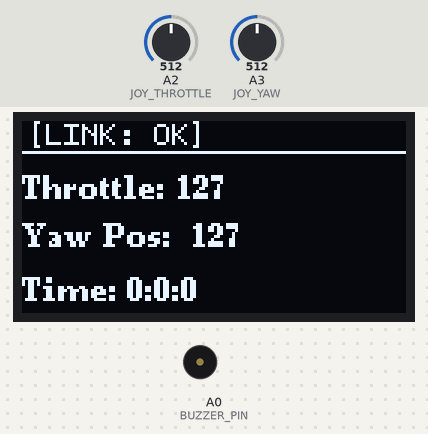
The sketch below on a simulated Arduino Uno, built with avr-gcc and run on an emulated ATmega328P. On the bench: 128×64 one-colour display, buzzer (waves = sounding, pin HIGH). Inputs (shaded band) come from the test bench; at power-on: A2 (JOY_THROTTLE) = 512, A3 (JOY_YAW) = 512. No radio packets arrive unless stated; what the sketch prints to the serial monitor is not drawn.

Above: at 1.3 s.
1.4 s: A2 (JOY_THROTTLE) set to 716
At 3.4 s:
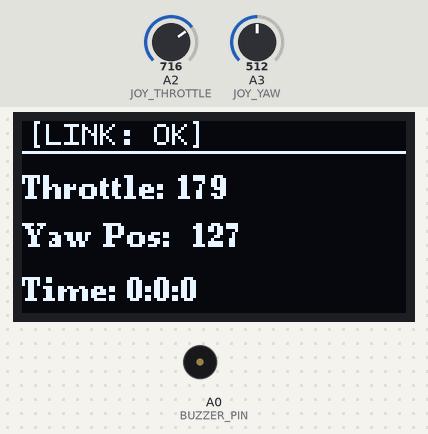
At 5.1 s:
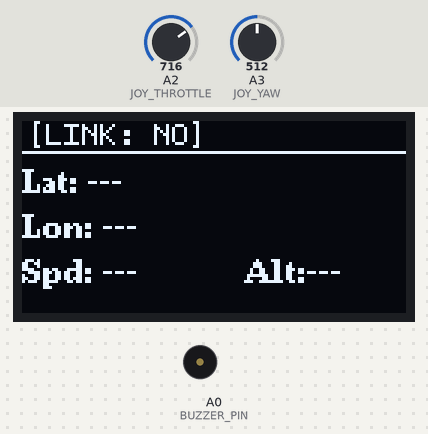
Timing chart, 0 to 6.6 s (numbered marks = the images above; inputs shaded):
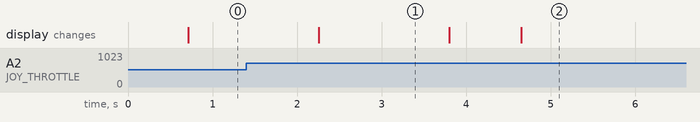

Measured:
- what the display in image 1 shows lasts 1.5 s, from 2.3 s to 3.8 s

The sketch:

telmitry_recever.ino
```cpp
#include <SPI.h>
#include <nRF24L01.h>
#include <RF24.h>
#include <U8g2lib.h>

// ========== إعدادات الشاشة ==========
U8G2_SSD1309_128X64_NONAME0_1_4W_SW_SPI u8g2(U8G2_R0, 2, 3, 4, 5, 6);

// ========== إعدادات NRF24 ==========
RF24 radio(9, 10);  // CE, CSN
const uint64_t pipeIn = 0xF0F0F0F0A1LL;

// تعريف الهياكل المطابقة للمرسل
struct __attribute__((packed)) GpsData {
  uint8_t packetId;
  float latitude;
  float longitude;
  float speed;
  float altitude;
  float course;
  uint8_t gpsHour;
  uint8_t gpsMinute;
  uint8_t gpsSecond;
  uint16_t gpsYear;
  uint8_t gpsMonth;
  uint8_t gpsDay;
  bool fixValid;
};

struct __attribute__((packed)) RadiationData {
  uint8_t packetId;
  unsigned long cpm;
  float uSv;
};

struct __attribute__((packed)) GasData {
  uint8_t packetId;
  float temperature;
  float pressure;
  float humidity;
  float pollutionLevel;
  float gasResistance;
};

// متغيرات تخزين القيم لعرضها على الشاشة
GpsData currentGps;
RadiationData currentRad;
GasData currentGas;

// ========== أطراف الجويستيك والإنذار ==========
#define JOY_THROTTLE A2
#define JOY_YAW      A3
#define BUZZER_PIN   A0

const unsigned long RADIATION_THRESHOLD = 100;

unsigned long lastDisplayUpdate = 0;
unsigned long lastReceiveTime = 0;
bool connected = false;

int localThrottle = 0;
int localYaw = 0;

void setup() {
  Serial.begin(9600);
  u8g2.begin();

  pinMode(BUZZER_PIN, OUTPUT);
  digitalWrite(BUZZER_PIN, LOW);

  radio.begin();
  radio.setChannel(108);
  radio.setDataRate(RF24_250KBPS);
  radio.setPALevel(RF24_PA_MAX);
  radio.openReadingPipe(1, pipeIn);
  radio.startListening();

  Serial.println("Receiver 3-Stage Ready!");
}

void drawRadiationWarningIcon(int x, int y) {
  u8g2.drawLine(x, y + 8, x + 5, y);
  u8g2.drawLine(x + 5, y, x + 10, y + 8);
  u8g2.drawLine(x, y + 8, x + 10, y + 8);
  u8g2.drawPixel(x + 5, y + 3);
  u8g2.drawPixel(x + 5, y + 6);
}

void loop() {
  // 1. استقبال البيانات وتصنيفها حسب الـ packetId
  if (radio.available()) {
    char buffer[32]; // أقصى حجم حزمة
    radio.read(&buffer, sizeof(buffer));

    uint8_t packetId = buffer[0];

    if (packetId == 1) {
      memcpy(&currentGps, buffer, sizeof(GpsData));
      lastReceiveTime = millis();
    } else if (packetId == 2) {
      memcpy(&currentRad, buffer, sizeof(RadiationData));
      lastReceiveTime = millis();
    } else if (packetId == 3) {
      memcpy(&currentGas, buffer, sizeof(GasData));
      lastReceiveTime = millis();
    }
  }

  connected = (millis() - lastReceiveTime < 3000);

  // 2. نظام الإنذار
  bool isDanger = (connected && currentRad.cpm >= RADIATION_THRESHOLD);
  if (isDanger) {
    digitalWrite(BUZZER_PIN, HIGH);
  } else {
    digitalWrite(BUZZER_PIN, LOW);
  }

  // 3. قراءة الجويستيك
  localThrottle = map(constrain(analogRead(JOY_THROTTLE), 10, 1015), 10, 1015, 0, 255);
  localYaw      = map(constrain(analogRead(JOY_YAW), 10, 1015), 10, 1015, 0, 255);

  // 4. تحديث الشاشة كل 200 ms
  if (millis() - lastDisplayUpdate >= 200) {
    lastDisplayUpdate = millis();

    int pageIndex = (millis() / 4000) % 4;
    bool blinkState = (millis() / 400) % 2 == 0;

    u8g2.firstPage();
    do {
      u8g2.setFont(u8g2_font_profont11_tf);
      u8g2.setCursor(2, 8);
      u8g2.print(connected ? "[LINK: OK]" : "[LINK: NO]");

      if (isDanger && blinkState) {
        drawRadiationWarningIcon(114, 0);
      }

      u8g2.drawLine(0, 10, 128, 10);

      u8g2.setFont(u8g2_font_ncenB08_tr);

      if (pageIndex == 0) {
        // الصفحة 1: التحكم والوقت
        u8g2.setCursor(0, 26);
        u8g2.print("Throttle: "); u8g2.print(localThrottle);
        u8g2.setCursor(0, 42);
        u8g2.print("Yaw Pos:  "); u8g2.print(localYaw);

        u8g2.setCursor(0, 60);
        u8g2.print("Time: ");
        u8g2.print(currentGps.gpsHour); u8g2.print(":");
        u8g2.print(currentGps.gpsMinute); u8g2.print(":");
        u8g2.print(currentGps.gpsSecond);

      } else if (pageIndex == 1) {
        // الصفحة 2: الـ GPS والموقع
        u8g2.setCursor(0, 24);
        u8g2.print("Lat: "); u8g2.print(currentGps.fixValid ? String(currentGps.latitude, 4) : "---");
        u8g2.setCursor(0, 39);
        u8g2.print("Lon: "); u8g2.print(currentGps.fixValid ? String(currentGps.longitude, 4) : "---");
        u8g2.setCursor(0, 54);
        u8g2.print("Spd: "); u8g2.print(currentGps.fixValid ? String(currentGps.speed, 1) + "km/h" : "---");
        u8g2.setCursor(75, 54);
        u8g2.print("Alt:"); u8g2.print(currentGps.fixValid ? String(currentGps.altitude, 0) + "m" : "---");

      } else if (pageIndex == 2) {
        // الصفحة 3: الإشعاع واتجاه الحركة
        u8g2.setCursor(0, 26);
        u8g2.print("Radiation CPM: "); u8g2.print(currentRad.cpm);
        u8g2.setCursor(0, 42);
        u8g2.print("Dose uSv/h:    "); u8g2.print(currentRad.uSv, 3);
        u8g2.setCursor(0, 60);
        u8g2.print("Course:        "); u8g2.print(currentGps.course, 0); u8g2.print(" deg");

      } else {
        // الصفحة 4: البيئة وحساس الغاز BME680
        u8g2.setCursor(0, 24);
        u8g2.print("Temp: "); u8g2.print(currentGas.temperature, 1); u8g2.print(" C");
        u8g2.setCursor(65, 24);
        u8g2.print("Hum: "); u8g2.print(currentGas.humidity, 0); u8g2.print("%");

        u8g2.setCursor(0, 42);
        u8g2.print("Pres: "); u8g2.print(currentGas.pressure, 0); u8g2.print(" hPa");

        u8g2.setCursor(0, 60);
        u8g2.print("Air Poll: "); u8g2.print(currentGas.pollutionLevel, 1); u8g2.print(" %");
      }

    } while (u8g2.nextPage());
  }
}
```
